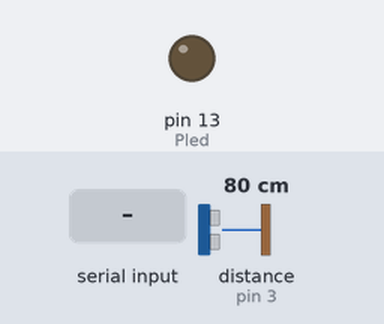
The program below on a simulated Arduino Mega 2560, built with avr-gcc and run on an emulated ATmega2560. Shown: output pins drawn as LEDs (lit = HIGH). Inputs (shaded band) come from the test bench; at power-on: distance to the obstacle (sensor on pin 3) 80 cm. The echo pulse lasts 58.3 µs per cm; what the program prints to the serial monitor is not drawn.

Above: at 1.2 s.
1.3 s: "L" received over Serial
At 10.32 s:
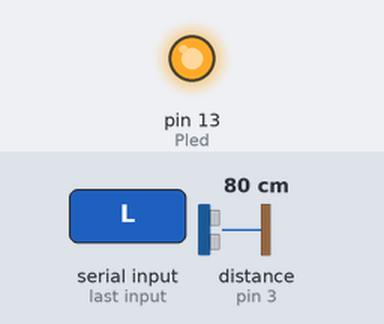
Timing chart, 0 to 11.9 s (numbered marks = the images above; inputs shaded):
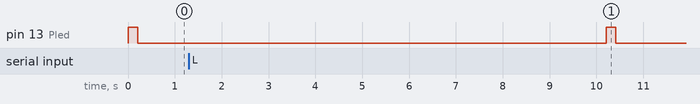

The program:

main.cpp
```cpp
#include <Arduino.h>
#include <Ultrasonic.h>
#include <CircularBuffer.h>

#define Ptrig   2 //atribuindo o pino 2 ao trigger do sensor
#define Pecho   3 //atribuindo o pino 3 ao echo do sensor
#define Pled    LED_BUILTIN //atribuindo o pino ao led builtint
CircularBuffer<int, 60> buffer;

int dist;
Ultrasonic ultrasonic(Ptrig, Pecho);

void teclado(){
  char tecla;
  tecla = Serial.read();
  if (tecla == 'L'){
    Serial.println("As ultimas medições foram:");
    int last;
    for (int i = buffer.size(); i > (buffer.size() - 10); i--) {
			last = buffer[i];
      Serial.println(last);
    }
  }
}

void setup(){
  pinMode(Pled, OUTPUT);
  Serial.begin(9600);
}

void loop(){
  dist = ultrasonic.read();
  buffer.push(dist);

  if (dist != 0){
    digitalWrite(Pled, HIGH);
    delay(200);
    digitalWrite(Pled, LOW);
  }
  teclado();
  Serial.println("Aperte a tecla 'L' para ter acesso as ultimas medições");
  delay(10000);
}
```
